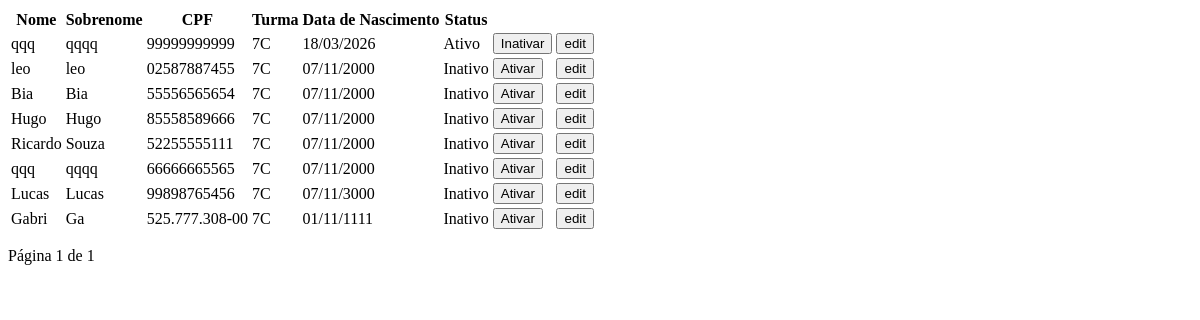
The page /alunos/lista/?turma_id=9 on the database as committed earlier.
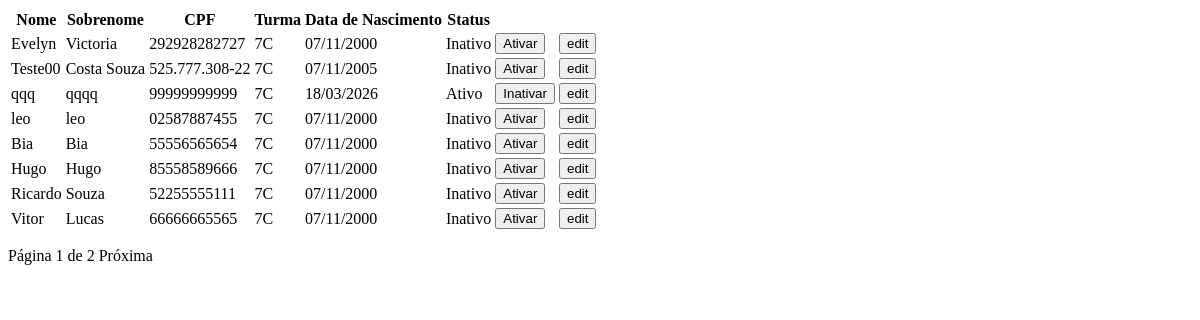
The same page on the database as committed later.
### app/models.py (models this page shows, shortened)
class Aluno(db.Model):
    id = db.Column(db.Integer, primary_key=True)
    nome = db.Column(db.String, nullable=True)
    sobrenome = db.Column(db.String, nullable=True)
    cpf = db.Column(db.String(14), unique=True, nullable=False)
    nascimento = db.Column(db.Date, nullable=False)
    status = db.Column(db.Boolean, default=True)
    created_at = db.Column(db.DateTime, default=db.func.current_timestamp())
    matricula = db.Column(db.String(20), nullable=True)
    data_matricula = db.Column(db.Date, nullable=True)
    tipo_sanguineo = db.Column(db.Enum(TipoSanguineo), nullable=True)
    responsaveis = db.relationship(
        "Responsavel",
        secondary=responsavel_aluno,
        back_populates="alunos"
    )
    turma_id = db.Column(db.Integer, db.ForeignKey('turmas.id', name='fk_aluno_turma'), nullable=True)
    logradouro_id = db.Column(db.Integer, db.ForeignKey('logradouros.id', name='fk_aluno_logradouro'), nullable=True)
    logradouro = db.relationship('Logradouro')
    __table_args__ = (
        db.UniqueConstraint('matricula', name='uq_aluno_matricula'),
    )

class Turmas(db.Model):
    id = db.Column(db.Integer, primary_key=True)
    nome = db.Column(db.String(100), nullable=False)
    descricao = db.Column(db.Text)
    ano = db.Column(db.Integer, nullable=False)
    dataInicio = db.Column(db.Date, nullable=False)
    dataFinal = db.Column(db.Date)
    periodo = db.Column(db.String(50))
    alunos = db.relationship('Aluno', backref='turma', lazy=True)

### app/routes.py (the view)
@app.route('/alunos/lista/')
def lista_alunos():
    turma_id = request.args.get('turma_id')
    page = request.args.get('page', 1, type=int)
    if turma_id:
        alunos = Aluno.query.filter_by(turma_id=turma_id).paginate(page=page, per_page=8, error_out=False)
    else:
        alunos = Aluno.query.paginate(page=page, per_page=8, error_out=False)
    return render_template('partials/aluno_lista.html', alunos=alunos)

### app/templates/partials/aluno_lista.html (shortened to what this page needs)
<table >
    <thead>
        <tr>
            <th>Nome</th>
            <th>Sobrenome</th>
            <th>CPF</th>
            <th>Turma</th>
            <th>Data de Nascimento</th>
            <th>Status</th>
            <th></th>
            <th></th>
        </tr>
    </thead>
    <tbody>
        {% for aluno in alunos %}
            <tr>
                <td>{{ aluno.nome }}</td>
                <td>{{ aluno.sobrenome }}</td>
                <td>{{ aluno.cpf }}</td>
                <td>{{ aluno.turma.nome if aluno.turma else '-' }}</td>
                <td>{{ aluno.nascimento.strftime('%d/%m/%Y') if aluno.nascimento else '-' }}</td>
                <td>{{ 'Ativo' if aluno.status else 'Inativo' }}</td>
                <td>
                    <button
                        hx-post="{{ url_for('toggle_status', id=aluno.id) }}"
                        hx-target="#container-registro"
                        hx-swap="innerHTML">
                        {{ 'Inativar' if aluno.status else 'Ativar' }}
                    </button>
                </td>
                <td >
                    <button class="material"
                        hx-get="{{ url_for('update_aluno', id=aluno.id) }}"
                        hx-target="#container-form"
                        hx-swap="innerHTML">
                        edit
                    </button>
                </td>
            </tr>
        {% endfor %}
    </tbody>
</table>
<div class="pagination" style="margin-top: 15px;">
    Página {{ alunos.page }} de {{ alunos.pages }}
    {% if alunos.has_next %}
        <a hx-get="{{ url_for('lista_alunos', page=alunos.next_num) }}"
            hx-target="#lista-alunos"
            hx-swap="innerHTML"
            hx-include="#filtro-turma"
        >
            Próxima
        </a>
    {% endif %}
</div>

Rows that differ between the two databases and show on the page:
no longer on this page (row edited): Aluno: nome "Lucas", sobrenome "Lucas", cpf "99898765456", turma "7C", nascimento "07/11/3000", status "Inativo", status "Ativar"
no longer on this page (row edited): Aluno: nome "Gabri", sobrenome "Ga", cpf "525.777.308-00", turma "7C", nascimento "01/11/1111", status "Inativo", status "Ativar"
now on this page (row edited): Aluno: nome "Evelyn", sobrenome "Victoria", cpf "292928282727", turma "7C", nascimento "07/11/2000", status "Inativo", status "Ativar"
now on this page (row edited): Aluno: nome "Teste00", sobrenome "Costa Souza", cpf "525.777.308-22", turma "7C", nascimento "07/11/2005", status "Inativo", status "Ativar"
changed Aluno: nome "qqq" → "Vitor"; sobrenome "qqqq" → "Lucas"
Other text that changed with them:
{{ alunos.pages }}: "1" → "2"
text now shown: "Próxima"
